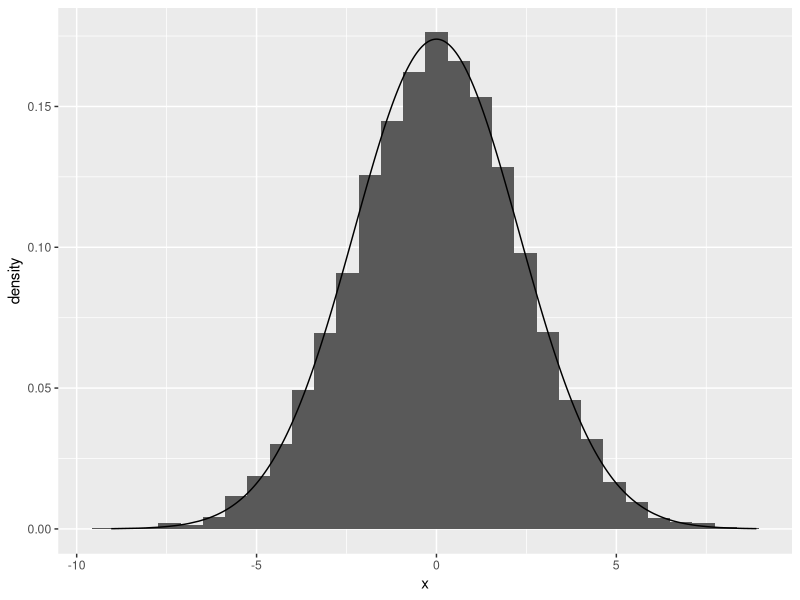
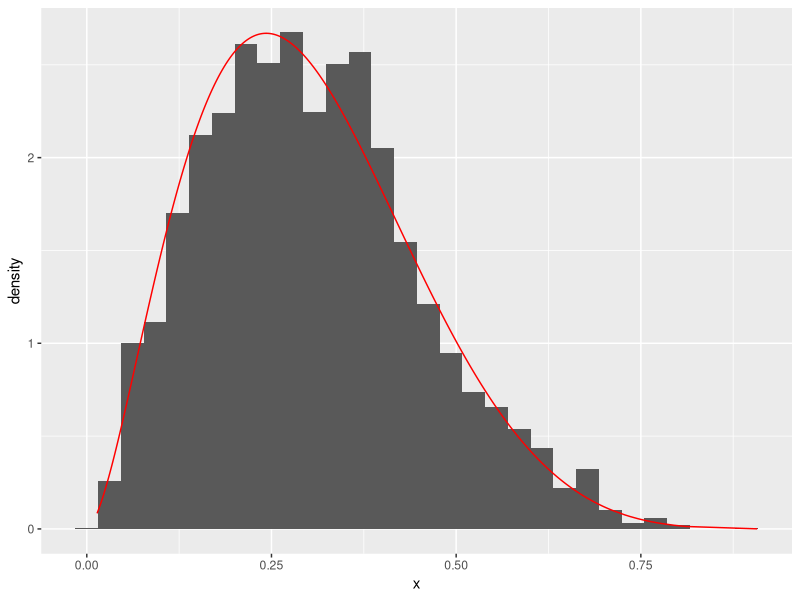

These figures' R source, in order:
# Monte Carlo Methods with R
# Robert & Casella
# Cap 6


# Exercise 6.1 ------------------------------------------------------------

# Markov Chain defined as X_t+1 = rho * X_t + e_t
# e ~ N(0, 1)
# X_0 ~ N(0, 1)
# Plot the histogram for t <= 1e4 and rho = 0.9
# Check the potential fit to the stationary dist N(0, 1/(1 - rho^2))

library(ggplot2)

t <- 1e4
rho <- 0.9
x <- rep(0, t)

set.seed(10)
x[1] <- rnorm(1, mean = 0, sd = 1)


for(i in 2:t){
  e <- rnorm(1, mean = 0, sd = 1)
  x[i] <- rho * x[i-1] + e
}

dens <- dnorm(x, mean = 0, sd = sqrt(1 / (1 - rho^2)))
df <- data.frame(x = x, dens = dens)

ggplot(data = df, aes(x = x)) +
  geom_histogram(aes(y = ..density..)) + 
  geom_line(data = df, aes(x = x, y = dens))




# Example 6.1 -------------------------------------------------------------

# target density f is Beta(2.7, 6.3)
# proposed q is U[0,1]

rm(list = ls())

n <- 5e3
alpha <- 2.7
beta <- 6.3
f <- function(x, alpha, beta) dbeta(x, shape1 = alpha, shape2 = beta) # target distribution beta
q <- function(k) runif(k) # proposed distribution uniform
x <- rep(NA, n) # initializa chain
accepted <- rep(0, n) # vector to calculate acceptance ratio
x[1] <- runif(1)

for(i in 2:n){
  x_prop <- q(1)
  log_alpha <- log(f(x_prop, alpha, beta)) - log(f(x[i-1], alpha, beta)) # calculating log_alpha due to computational efficiency
  rho <- min(1, exp(log_alpha))
  
  u <- runif(1)
  
  if(rho > u){
    x[i] <- x_prop
    accepted[i] <- 1
  } 
  else {
    x[i] = x[i-1]
  }
}

acc_ratio <- mean(accepted) # acceptance ratio
dens <- f(x, alpha, beta) # calculating the target distribution for the generated chain

df <- data.frame(x = x, dens = dens)

# plotting

ggplot(data = df, aes(x = x)) + 
  geom_histogram(aes(y = ..density..)) +
  geom_line(aes(y = dens), colour = 'red')

# Kolmogorov-Smirnov test for sample equality

ks.test(jitter(x), rbeta(n, alpha, beta))

# Moments MC and analytical
E_beta <- alpha / (alpha + beta)
var_beta <- alpha * beta / (alpha + beta)^2 / (alpha + beta + 1)

E_MCMC <- mean(x)
var_MCMC <- var(x)

tab <- matrix(c(E_beta, var_beta, E_MCMC, var_MCMC), ncol = 2, nrow = 2)
colnames(tab) <- c("Real", "MCMC")
rownames(tab) <- c("E", "Var")
tab